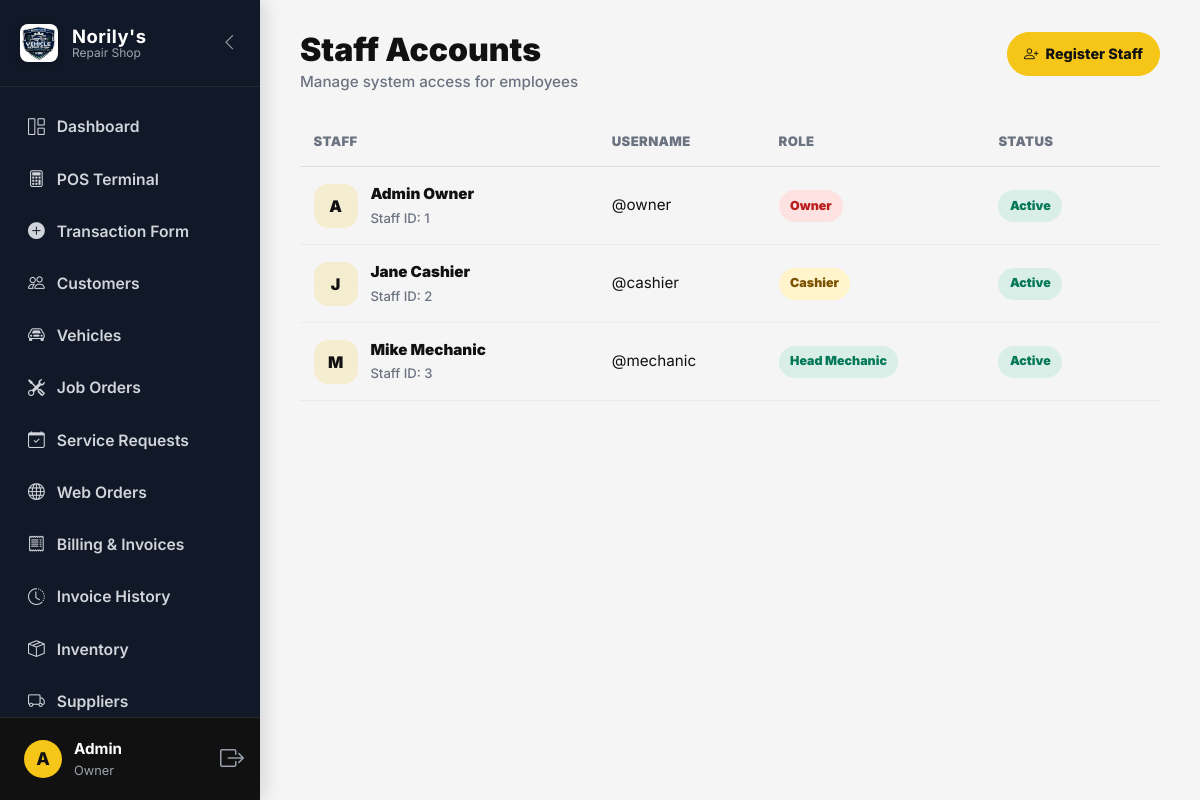
The app's page /views/users.php (signed in) with its own data.
### tables this page shows
CREATE TABLE `user` (
  `user_id` int(11) NOT NULL,
  `first_name` varchar(50) DEFAULT NULL,
  `middle_name` varchar(20) DEFAULT NULL,
  `last_name` varchar(50) DEFAULT NULL,
  `username` varchar(255) NOT NULL,
  `password_hash` varchar(255) NOT NULL,
  `role` enum('Owner','Cashier','Head Mechanic','Customer') NOT NULL,
  `is_active` tinyint(1) NOT NULL DEFAULT 1,
  `is_verified` tinyint(1) NOT NULL DEFAULT 0,
  `verification_token` varchar(255) DEFAULT NULL,
  `created_at` datetime NOT NULL DEFAULT current_timestamp(),
  `email` varchar(255) DEFAULT NULL
);

### views/users.php (the view, shortened to what this page needs)
<?php
$db = (new Database())->getConnection();
$stmt = $db->prepare("
    SELECT *
    FROM user
    WHERE role IN ('Owner', 'Cashier', 'Head Mechanic')
    ORDER BY role ASC, last_name ASC
");
$stmt->execute();
$users = $stmt->fetchAll(PDO::FETCH_ASSOC);
function getStaffBadgeClass($role) {
    if ($role === 'Owner') {
        return 'staff-role-badge role-owner';
    }
    if ($role === 'Head Mechanic') {
        return 'staff-role-badge role-mechanic';
    }
    return 'staff-role-badge role-cashier';
}
function getStaffStatusBadgeClass($isActive) {
    return intval($isActive) === 1 ? 'staff-status-badge status-active' : 'staff-status-badge status-inactive';
}
?>
<!DOCTYPE html>
<html lang="en">
<head>
<link href="https://cdn.jsdelivr.net/npm/bootstrap@5.3.0/dist/css/bootstrap.min.css" rel="stylesheet">
<link rel="stylesheet" href="https://cdn.jsdelivr.net/npm/bootstrap-icons@1.11.1/font/bootstrap-icons.css">
<link rel="stylesheet" href="../assets/css/style.css">
</head>
<body>
<div class="app-wrapper">
    <?php include '../includes/sidebar.php'; ?>
    <main class="main-content">
        <div class="staff-page">
            <div class="staff-header">
                <div>
                    <h2>Staff Accounts</h2>
                    <p class="staff-subtitle">Manage system access for employees</p>
                </div>
                <button
                    class="btn staff-register-btn"
                    data-bs-toggle="modal"
                    data-bs-target="#addUserModal"
                >
                    <i class="bi bi-person-plus"></i>
                    Register Staff
                </button>
            </div>
            <div class="staff-table-wrap">
                <table class="staff-table">
                    <thead>
                        <tr>
                            <th>Staff</th>
                            <th>Username</th>
                            <th>Role</th>
                            <th>Status</th>
                            <th class="text-end">Actions</th>
                        </tr>
                    </thead>
                    <tbody>
                        <?php if (count($users) > 0): ?>
                            <?php foreach ($users as $u): ?>
                                <?php
                                    $userId = intval($u['user_id']);
                                    $initial = strtoupper(substr($u['first_name'], 0, 1));
                                    $fullName = trim(($u['first_name'] ?? '') . ' ' . ($u['last_name'] ?? ''));
                                    $badge = getStaffBadgeClass($u['role']);
                                    $statusBadge = getStaffStatusBadgeClass($u['is_active'] ?? 1);
                                    $isActive = intval($u['is_active'] ?? 1) === 1;
                                    $isOwnerAccount = ($u['role'] === 'Owner');
                                ?>
                                <tr>
                                    <td>
                                        <div class="staff-profile">
                                            <div class="staff-avatar">
                                                <?php echo htmlspecialchars($initial ?: 'S'); ?>
                                            </div>
                                            <div>
                                                <div class="staff-name" title="<?php echo htmlspecialchars($fullName); ?>">
                                                    <?php echo htmlspecialchars($fullName); ?>
                                                </div>
                                                <div class="staff-sub">
                                                    Staff ID: <?php echo $userId; ?>
                                                </div>
                                            </div>
                                        </div>
                                    </td>
                                    <td>
                                        @<?php echo htmlspecialchars($u['username']); ?>
                                    </td>
                                    <td>
                                        <span class="<?php echo $badge; ?>">
                                            <?php echo htmlspecialchars($u['role']); ?>
                                        </span>
                                    </td>
                                    <td>
                                        <span class="<?php echo $statusBadge; ?>">
                                            <?php echo $isActive ? 'Active' : 'Inactive'; ?>
                                        </span>
                                    </td>
                                    <td class="text-end">
                                        <?php if ($isOwnerAccount): ?>
                                            <span class="staff-locked">Protected</span>
                                        <?php else: ?>
                                            <div class="staff-action-group">
                                            </div>
                                        <?php endif; ?>
                                    </td>
                                </tr>
                            <?php endforeach; ?>
                        <?php endif; ?>
                    </tbody>
                </table>
            </div>
        </div>
    </main>
</div>
</body>
</html>

### assets/css/style.css (style rules this page uses)
:root { --primary-yellow: #f5c518; --yellow-dark: #d9a900; --black: #111111; --dark-gray: #1f2937; --muted-gray: #6b7280; --light-gray: #f5f5f5; --border-light: #e5e7eb; --white: #ffffff; --success-bg: #d1fae5; --success-text: #047857; --warning-bg: #fef3c7; --warning-text: #92400e; --danger-bg: #fee2e2; --danger-text: #b91c1c; --dashboard-sidebar-bg: #111111; --dashboard-sidebar-hover: #1f1f1f; --dashboard-primary: #f5c518; --dashboard-primary-hover: #d9a900; --dashboard-primary-soft: #fff8d6; --dashboard-success: #047857; --dashboard-danger: #d72e2e; --dashboard-warning: #d97706; --dashboard-bg: #f5f5f5; --dashboard-card-bg: #ffffff; --dashboard-text-main: #111111; --dashboard-text-muted: #6b7280; --dashboard-cloud: #d1d5db; --dashboard-ocean: #f5c518; }
html { scroll-behavior: smooth; }
body { font-family: Arial, sans-serif; color: var(--black); background: var(--white); }
.app-wrapper { display: flex; min-height: 100vh; background-color: var(--dashboard-bg); color: var(--dashboard-text-main); font-family: 'Inter', system-ui, -apple-system, sans-serif; font-size: 16px; overflow-x: hidden; }
.main-content { flex-grow: 1; margin-left: 260px; padding: 2rem 2.5rem; background-color: var(--dashboard-bg); min-height: 100vh; }
.main-content h1, .main-content h2, .main-content h3, .main-content h4, .main-content h5, .main-content h6 { color: var(--dashboard-text-main); }

### views/users.php (style rules this page uses)
.main-content { overflow-x: hidden; }
.staff-page { width: 100%; max-width: 100%; }
.staff-header { display: flex; justify-content: space-between; align-items: flex-start; gap: 1rem; flex-wrap: wrap; margin-bottom: 1.5rem; }
.staff-header h2 { font-size: 2rem; font-weight: 900; color: var(--dashboard-text-main); margin-bottom: 0.25rem; line-height: 1.1; }
.staff-subtitle { color: var(--dashboard-text-muted); font-size: 0.95rem; font-weight: 500; margin-bottom: 0; }
.staff-register-btn { min-height: 44px; background: var(--dashboard-primary); border: 1px solid var(--dashboard-primary); color: var(--black); font-size: 0.9rem; font-weight: 800; padding: 0.55rem 1rem; border-radius: 999px; display: inline-flex; align-items: center; justify-content: center; gap: 0.45rem; transition: 0.2s ease; white-space: nowrap; }
.staff-table-wrap { width: 100%; overflow-x: auto; -webkit-overflow-scrolling: touch; }
.staff-table { width: 100%; min-width: 980px; border-collapse: collapse; background: transparent; margin-bottom: 0; }
.staff-table thead th { color: var(--dashboard-text-muted); font-size: 0.82rem; font-weight: 900; text-transform: uppercase; letter-spacing: 0.35px; padding: 0.9rem 0.85rem; border-bottom: 1px solid #dcdfe4; background: transparent; white-space: nowrap; }
.staff-table tbody td { padding: 1rem 0.85rem; border-bottom: 1px solid #e8ebef; vertical-align: middle; color: var(--dashboard-text-main); background: transparent; font-size: 0.95rem; }
.staff-profile { display: flex; align-items: center; gap: 0.8rem; min-width: 0; }
.staff-avatar { width: 44px; height: 44px; border-radius: 14px; background: rgba(245, 197, 24, 0.16); color: var(--black); font-size: 1rem; font-weight: 900; display: flex; align-items: center; justify-content: center; flex-shrink: 0; }
.staff-name { color: var(--dashboard-text-main); font-size: 0.95rem; font-weight: 900; margin-bottom: 0.15rem; max-width: 240px; overflow: hidden; text-overflow: ellipsis; white-space: nowrap; }
.staff-sub { color: var(--dashboard-text-muted); font-size: 0.82rem; font-weight: 500; }
.staff-role-badge, .staff-status-badge { display: inline-flex; align-items: center; justify-content: center; border-radius: 999px; padding: 0.42rem 0.72rem; font-size: 0.78rem; font-weight: 900; white-space: nowrap; }
.role-owner { background: #fee2e2; color: #b91c1c; }
.role-cashier { background: #fff4cc; color: #7a5200; }
.role-mechanic { background: rgba(16, 185, 129, 0.12); color: #047857; }
.status-active { background: rgba(16, 185, 129, 0.12); color: #047857; }
.staff-action-group { display: flex; justify-content: flex-end; align-items: center; gap: 0.45rem; flex-wrap: nowrap; }

### records on screen
user: first_name "A", fullName "Admin Owner", user_id "1", username "owner", role "Owner", is_active "Active"
user: first_name "J", fullName "Jane Cashier", user_id "2", username "cashier", role "Cashier", is_active "Active"
user: first_name "M", fullName "Mike Mechanic", user_id "3", username "mechanic", role "Head Mechanic", is_active "Active"

### other values on screen
$userInitial "A"
$_SESSION['first_name'] "Admin"
$userRole "Owner"
